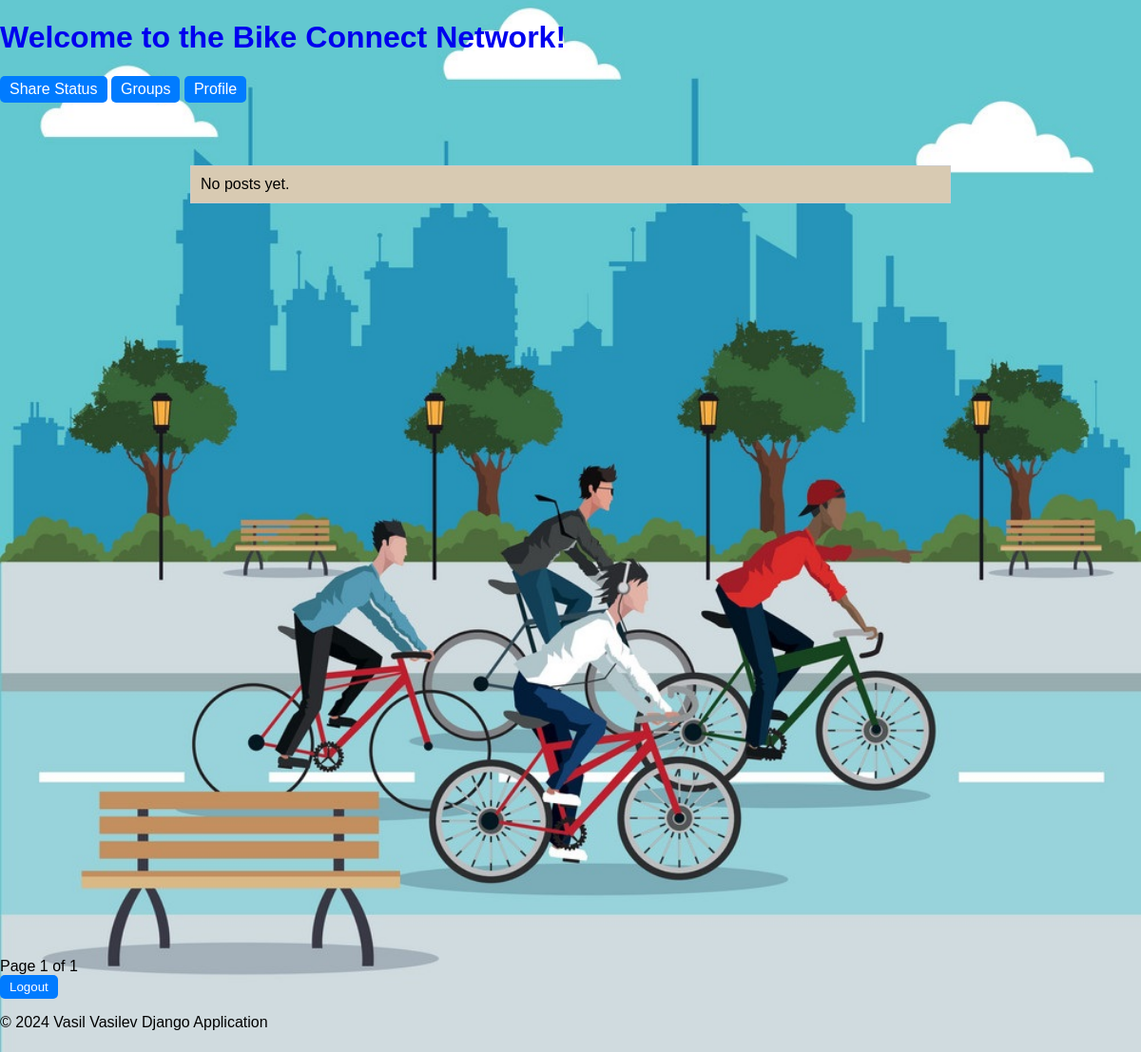
The app's page / (signed in), older data.
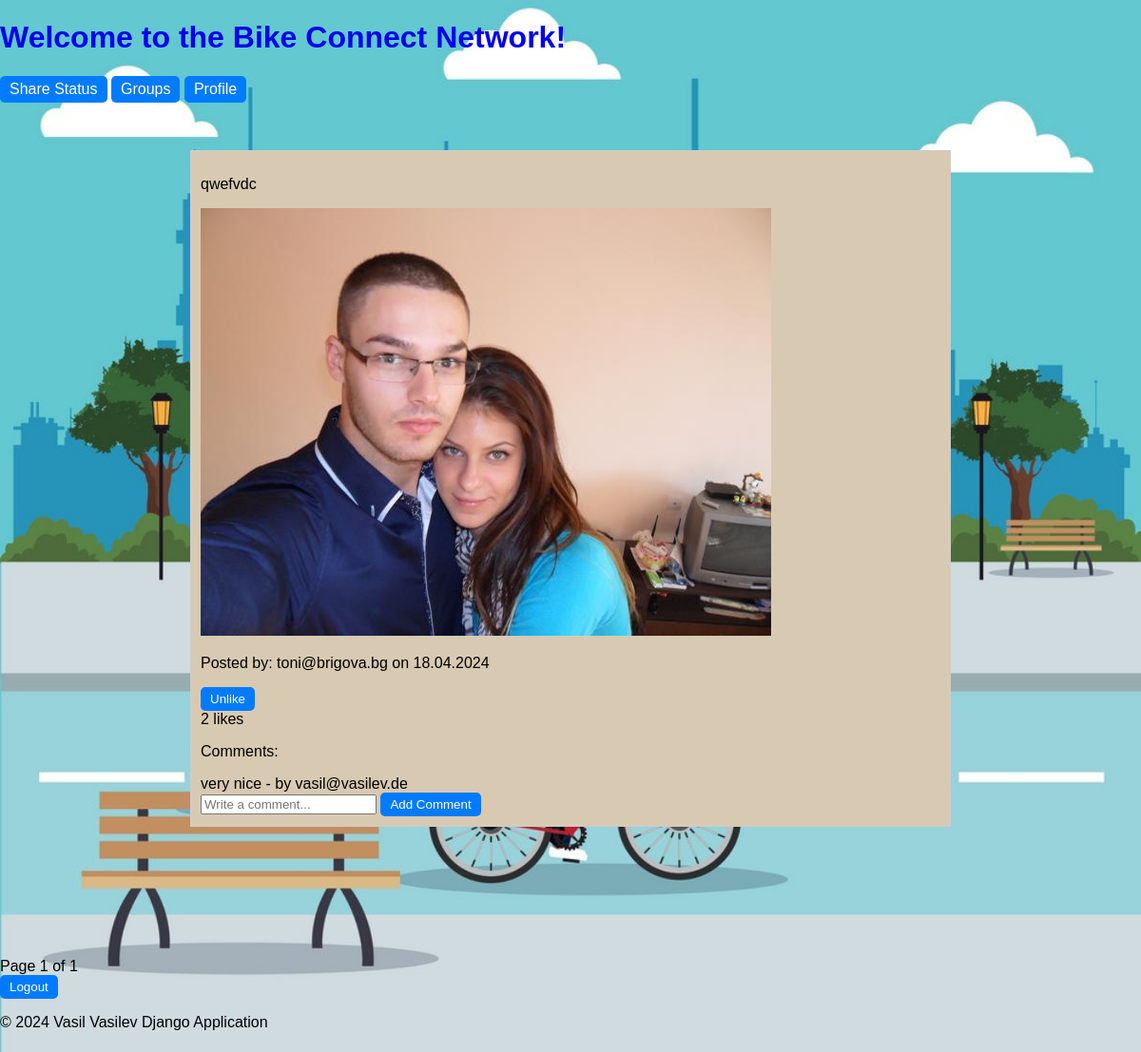
The same page, newer data.
### bike_connect_network/web/models.py (models this page shows, shortened)
class UserStatus(models.Model):
    user = models.ForeignKey(
        UserModel,
        on_delete=models.CASCADE
    )
    status = models.TextField()
    image = models.ImageField(
        upload_to='users_status_images',
        blank=False,
        null=False
    )
    created_at = models.DateTimeField(
        auto_now_add=True
    )
    likes = models.ManyToManyField(
        UserModel,
        related_name='status_likes',
        blank=True
    )
    class Meta:
        ordering = ['-created_at']

class Comment(models.Model):
    MAX_LENGTH_TEXT = 300
    status = models.ForeignKey(
        UserStatus,
        on_delete=models.CASCADE,
        related_name='comments'
    )
    user = models.ForeignKey(
        UserModel,
        on_delete=models.CASCADE
    )
    text = models.TextField(
        max_length=MAX_LENGTH_TEXT,
        null=False,
        blank=False
    )
    created_at = models.DateTimeField(
        auto_now_add=True
    )

### bike_connect_network/profiles/models.py (models this page shows)
class ProfileUser(auth_models.AbstractBaseUser, auth_models.PermissionsMixin):
    email = models.EmailField(
        unique=True,
        error_messages={
            'unique': _('A user with that email already exists')
        },
    )
    is_staff = models.BooleanField(
        _("staff status"),
        default=False,
        help_text=_("Designates whether the user can log into this admin site."),
    )
    is_active = models.BooleanField(
        _("active"),
        default=True,
        help_text=_(
            "Designates whether this user should be treated as active. "
            "Unselect this instead of deleting accounts."
        ),
    )
    date_joined = models.DateTimeField(_("date joined"), default=timezone.now)
    USERNAME_FIELD = 'email'
    objects = ProfileUserManager()

### bike_connect_network/web/views.py (the view)
# urls.py: path('', index, name='index'),
def index(request):
    posts_list = UserStatus.objects.prefetch_related('comments').all()
    paginator = Paginator(posts_list, 3)
    page_number = request.GET.get('page')
    page_obj = paginator.get_page(page_number)
    return render(request, 'web/index.html', {'page_obj': page_obj})

### templates/web/index.html (shortened to what this page needs)
{% extends "base.html" %}
{% load static %}
{% block main_content %}
    <main>
        {% if user.is_authenticated %}
            <section>
                <a href="{% url 'create_status' %}" class="button-link">Share Status</a>
                <a href="{% url 'list_groups' %}" class="button-link">Groups</a>
                <a href="{% url 'details_user' pk=user.pk %}" class="button-link">Profile</a>
                <div class="post-container">
                        {% for status in page_obj %}
                            <div class="post-item">
                                <p>{{ status.status }}</p>
                                {% if status.image %}
                                    <img src="{{ status.image.url }}" alt="Post Image">
                                {% endif %}
                                <p>Posted by: {{ status.user.email }} on {{ status.created_at|date:"d.m.Y" }}</p>
                                <form action="{% url 'like_user_status' status_id=status.id %}" method="post">
                                    <button type="submit" class="button-link">
                                        {% if request.user in status.likes.all %}
                                            Unlike
                                        {% else %}
                                            Like
                                        {% endif %}
                                    </button>
                                </form>
                                <span>{{ status.likes.count }} likes</span>
                                <div>
                                    <p>Comments:</p>
                                    {% for comment in status.comments.all %}
                                        <span>{{ comment.text }} - by {{ comment.user.email }}</span>
                                    {% endfor %}
                                </div>
                                <form method="post" action="{% url 'add_comment' status.id %}">
                                    <label>
                                        <input type="text" name="comment_text" placeholder="Write a comment...">
                                    </label>
                                    <button type="submit" class="button-link">Add Comment</button>
                                </form>
                            </div>
                        {% empty %}
                            <p class="post-item">No posts yet.</p>
                        {% endfor %}
                </div>
                <div class="pagination">
                    <span class="current">Page {{ page_obj.number }} of {{ page_obj.paginator.num_pages }}</span>
                </div>
                <form action="{% url 'logout_user' %}" method="post">
                    <button type="submit" class="button-link">Logout</button>
                </form>
            </section>
        {% endif %}
    </main>
{% endblock %}

### templates/base.html (shortened to what this page needs)
{% load static %}
<!DOCTYPE html>
<html lang="en">
<head>
    <link rel="stylesheet" type="text/css" href="{% static 'style/styles.css' %}">
</head>
<body style="background-image: url('{% static 'photos/bike_connect_pic.jpg' %}');
        background-size: cover;
        background-position: center;
        background-repeat: no-repeat;
        font-family: Arial, sans-serif;
        color: black;
        margin: 0;
        padding: 0;">
<header>
    <h1>
        <a href="{% url 'index' %}" style="
        display: flex;
        justify-content: left;
        text-decoration: none;"
        >
            <span>Welcome to the Bike Connect Network!</span>
        </a>
    </h1>
</header>
{% block main_content %}
{% endblock %}
<footer>
    <p>&copy; {% now "Y" %} Vasil Vasilev Django Application</p>
</footer>
</body>
</html>

### staticfiles/style/styles.css (style rules this page uses)
.post-container { position: relative; min-height: 100vh; max-width: 800px; margin: 0 auto; padding: 50px; }
.post-item { border: 1px solid #ccc; background-color: #D8CAB2; padding: 10px; margin-bottom: 20px; }
.button-link { display: inline-block; padding: 5px 10px; background-color: #007bff; color: #fff; text-decoration: none; border: none; border-radius: 5px; cursor: pointer; transition: background-color 0.3s ease; }

### templates/base.html (style rules this page uses)
footer { bottom: 0; width: 100%; height: 2.5rem; }

Row changes from the older to the newer data that the page shows:
added UserStatus: status "qwefvdc", image (picture), user.email "toni@brigova.bg", created_at "18.04.2024", shows "Unlike", likes.count "2"
added Comment: text "very nice", user.email "vasil@vasilev.de"
Text that changed along with them:
text no longer shown: "No posts yet."
